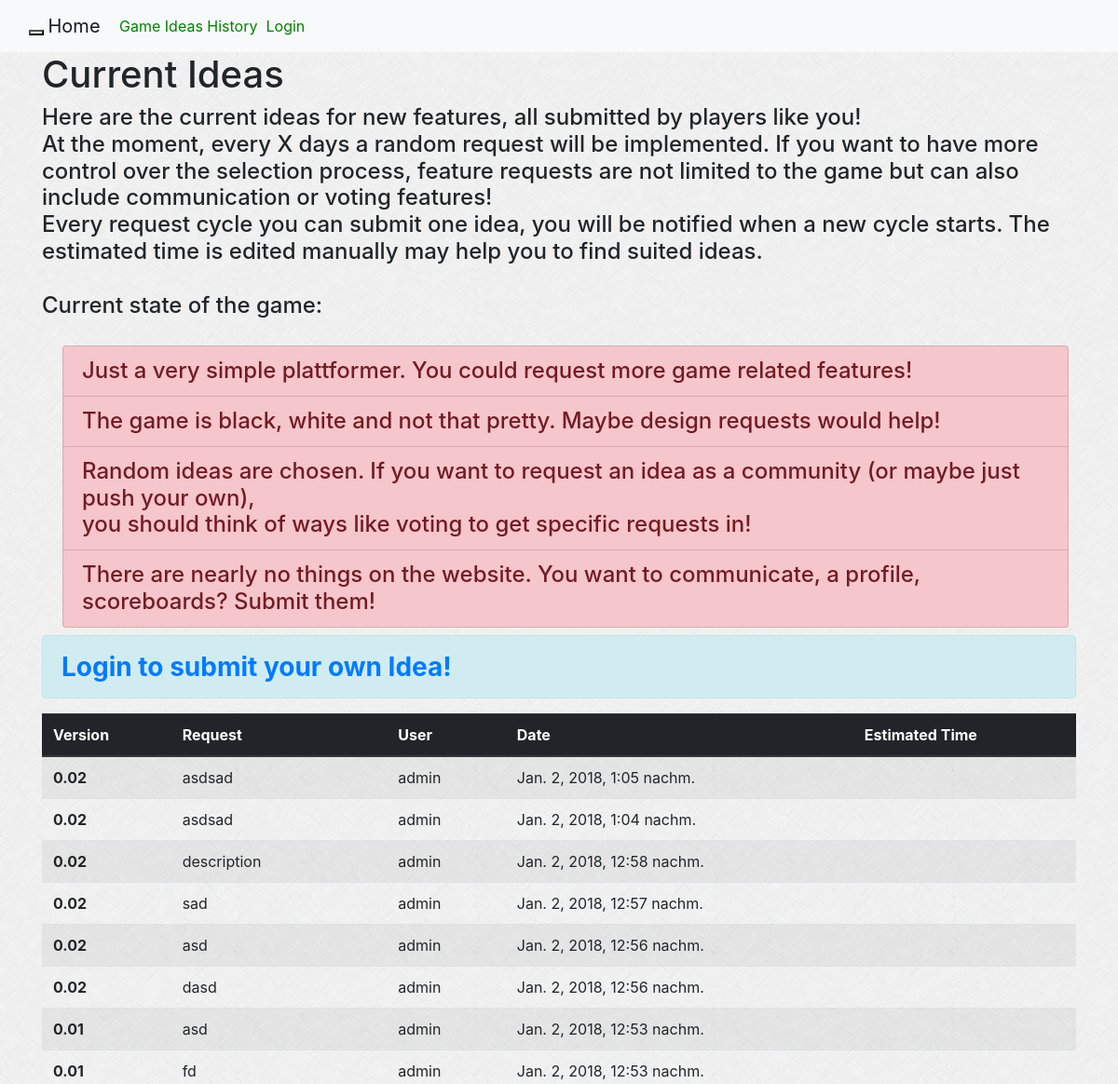
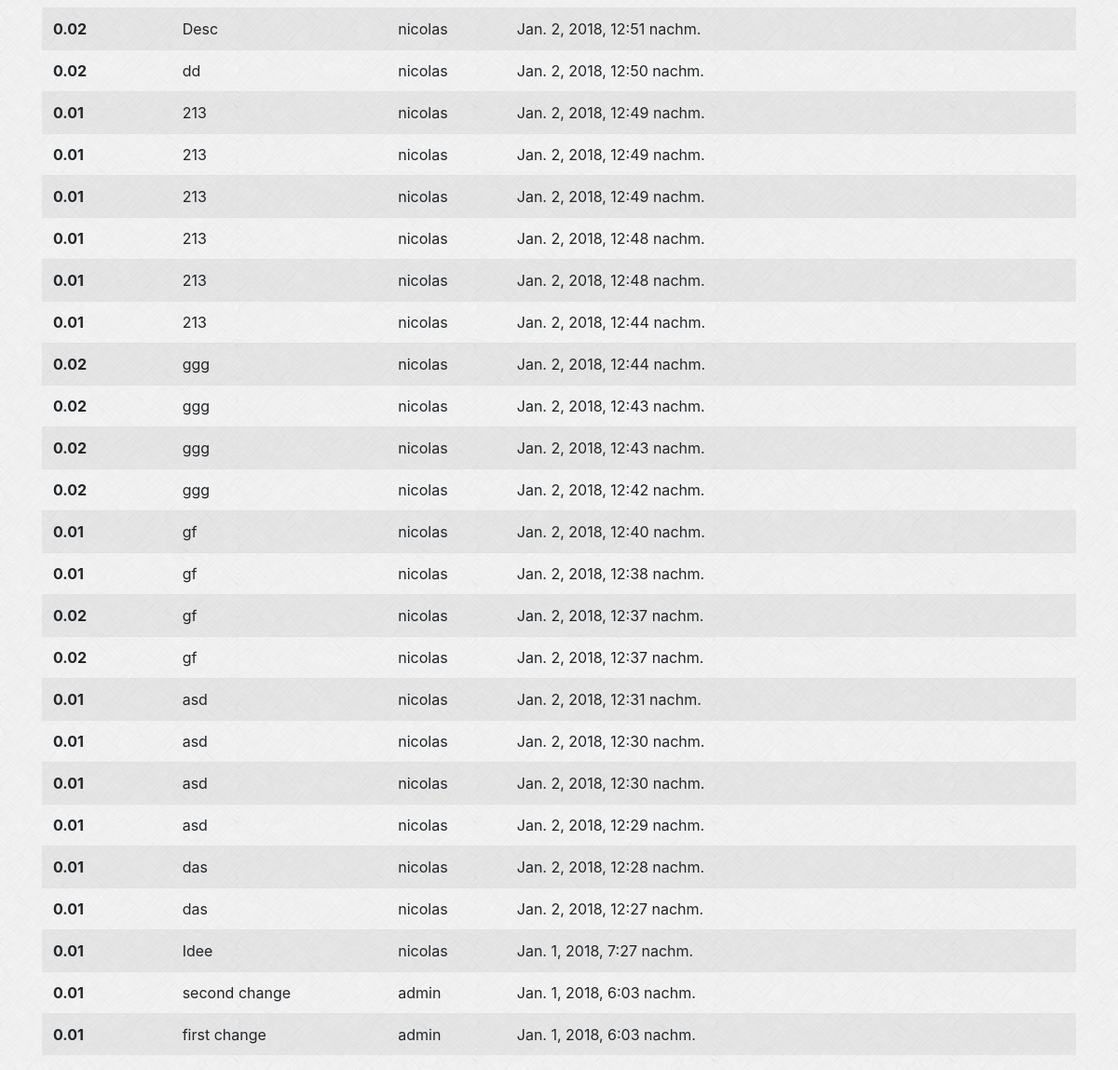
/website/ideas, run on the app's committed database (2 pictures, top to bottom).
### website/models.py (models this page shows, shortened)
class Idea(models.Model):
    user = models.ForeignKey(User, on_delete=models.CASCADE)
    request_text = models.CharField(max_length=40)
    description = models.CharField(max_length=500)
    pub_date = models.DateTimeField('date published', default=datetime.now)
    version = models.ForeignKey(Version, on_delete=models.CASCADE, null=True)
    estimated_time = models.CharField(max_length=50, null=True, default='')

class Version(models.Model):
    label = models.CharField(max_length=20,unique=True)
    change = models.CharField(max_length=200)
    pub_date = models.DateTimeField('date published', default=datetime.now)
    submitter = models.ForeignKey(Player, on_delete=models.CASCADE, null=True)

### website/views.py (the view)
# urls.py: path('ideas', views.IdeasView.as_view(), name='ideas'),
class IdeasView(generic.ListView):
    template_name = 'website/ideas.html'
    model = Idea
    context_object_name = 'idea_list'
    def get_queryset(self):
        return Idea.objects.order_by('-pub_date')

### website/templatetags/base_extras.py (called while the page is built)
@register.simple_tag
def active_page(request, view_name):
    from django.urls import resolve, Resolver404
    path = resolve(request.path_info)
    if not request:
        return ""
    try:
        return "active" if path.url_name == view_name else ""
    except Resolver404:
        return ""

### website/templates/website/ideas.html (shortened to what this page needs)
{% extends "website/../base.html" %}
{% load static %}
{% block body %}
<div class="container" >
    <h1> Current Ideas  </h1>
    <h4>
        Here are the current ideas for new features, all submitted by players like you! <br>
        At the moment, every X days a random request will be implemented. If you want to have more control
        over the selection process, feature requests are not limited to the game but can also include
        communication or voting features! <br>
        Every request cycle you can submit one idea, you will be notified when a new cycle starts.
        The estimated time is edited manually may help you to find suited ideas. <br><br>
        Current state of the game:<br><br>
        <div class="container" style = "margin-left: 7px">
            <ul class="list-group">
                <li class="list-group-item list-group-item-danger">
                    Just a very simple plattformer. You could request more game related features!
                </li>
                <li class="list-group-item list-group-item-danger">
                    The game is black, white and not that pretty. Maybe design requests would help!
                </li>
                <li class="list-group-item list-group-item-danger">
                    Random ideas are chosen. If you want to request an idea as a community (or maybe just push your own), <br>
                     you should think of ways like voting to get specific requests in!
                </li>
                <li class="list-group-item list-group-item-danger">
                    There are nearly no things on the website. You want to communicate, a profile, scoreboards? Submit them! <br>
                </li>
            </ul>
        </div>
    </h4>
    <div class="alert alert-info">
        <strong>
            {% if user.is_authenticated %}
                 <a style="font-size: 28px" style="margin-left: 90px" href="{% url 'website:idea_new'%}"> Submit your own Idea! </a>
            {% else %}
                 <a style="font-size: 28px" style="margin-top: 45px" href="{% url 'login'%}?next={{request.path}}">Login to submit your own Idea!</a>
            {% endif %}
        </strong>
    </div>
</div>
{% if idea_list %}
<div class="container">
  <table class="table table-striped table-hover">
    <thead class= "thead-dark">
      <tr>
        <th scope="col">Version</th>
        <th scope="col">Request</th>
        <th scope="col">User</th>
        <th scope="col">Date</th>
        <th scope="col">Estimated Time</th>
      </tr>
    </thead>
    <tbody>
    {% for idea in idea_list %}
      <tr>
        <th>{{ idea.version.label }}</th>
        <td>{{ idea.description }}</td>
        <td>{{ idea.user.username}}</td>
        <td>{{ idea.pub_date}}</td>
        <td>{{ idea.estimated_time}}</td>
      </tr>
    {% endfor %}
    </tbody>
  </table>
</div>
{% else %}
    <p>No history available.</p>
{% endif %}
{% endblock %}

### website/templates/base.html (shortened to what this page needs)
<head>
    {% load static %}
    {% load base_extras %}
    <link rel="stylesheet" type="text/css" href="{% static 'website/css/style.css' %}" />
    <link rel="stylesheet" href="https://maxcdn.bootstrapcdn.com/bootstrap/4.0.0-beta.2/css/bootstrap.min.css">
</head>
<nav class="navbar navbar-expand-sm bg-light navbar-light">
    <div class="container-fluid">
        <div class="navbar-header">
            <button type="button" class="navbar-toggle" date-toggle="collapse" data-target="#topNavBar">
            </button>
            <a class="navbar-Brand" href="{% url 'website:index'%}">Home</a>
        </div>
        <div class="collapse navbar-collapse" id="topNavBar">
            <ul class ="nav navbar-nav">
                <li class="{% active_page request "phasergame" %}">
                    <a href="{% url "website:phasergame" %}">
                        &nbsp;Game</a>
                </li>
                <li class="{% active_page request "ideas" %}">
                    <a href="{% url "website:ideas" %}">
                        &nbsp;Ideas</a>
                </li>
                <li class="{% active_page request "history" %}">
                    <a href="{% url "website:history" %}">
                        &nbsp;History</a>
                </li>
            </ul>
            <ul class ="nav navbar-nav navbar-right">
                {% if user.is_authenticated %}
                    <li class="">
                        <a style="color: red" href="{% url 'index'%}">
                        <span class="" aria-hidden="true"></span>&nbsp; {{ user.get_username }} </a>
                    </li>
                    <li class="">
                        <a href="{% url 'logout'%}?next={{request.path}}">
                        <span class="glyphicon glyphicon-log-out" aria-hidden="true"></span>&nbsp; Logout </a>
                    </li>
                {% else %}
                    <li class="">
                        <a href="{% url 'login'%}?next={{request.path}}">
                        &nbsp; Login </a>
                    </li>
                {% endif %}
            </ul>
        </div>
    </div>
</nav>
<body>
{% block body %}
{% endblock %}
</body>

### website/static/website/css/style.css (style rules this page uses)
li a { color: green; }
body { background: white url("../images/background.png"); }
.navbar { border-radius: 0; }

### data on the page
Idea: version.label "0.02", description "asdsad", user.username "admin", pub_date "Jan. 2, 2018, 1:05 nachm."
Idea: version.label "0.02", description "asdsad", user.username "admin", pub_date "Jan. 2, 2018, 1:04 nachm."
Idea: version.label "0.02", description "description", user.username "admin", pub_date "Jan. 2, 2018, 12:58 nachm."
Idea: version.label "0.02", description "sad", user.username "admin", pub_date "Jan. 2, 2018, 12:57 nachm."
Idea: version.label "0.02", description "asd", user.username "admin", pub_date "Jan. 2, 2018, 12:56 nachm."
Idea: version.label "0.02", description "dasd", user.username "admin", pub_date "Jan. 2, 2018, 12:56 nachm."
Idea: version.label "0.01", description "asd", user.username "admin", pub_date "Jan. 2, 2018, 12:53 nachm."
Idea: version.label "0.01", description "fd", user.username "admin", pub_date "Jan. 2, 2018, 12:53 nachm."
Idea: version.label "0.02", description "Desc", user.username "nicolas", pub_date "Jan. 2, 2018, 12:51 nachm."
Idea: version.label "0.02", description "dd", user.username "nicolas", pub_date "Jan. 2, 2018, 12:50 nachm."
Idea: version.label "0.01", description "213", user.username "nicolas", pub_date "Jan. 2, 2018, 12:49 nachm."
Idea: version.label "0.01", description "213", user.username "nicolas", pub_date "Jan. 2, 2018, 12:49 nachm."
Idea: version.label "0.01", description "213", user.username "nicolas", pub_date "Jan. 2, 2018, 12:49 nachm."
Idea: version.label "0.01", description "213", user.username "nicolas", pub_date "Jan. 2, 2018, 12:48 nachm."
Idea: version.label "0.01", description "213", user.username "nicolas", pub_date "Jan. 2, 2018, 12:48 nachm."
Idea: version.label "0.01", description "213", user.username "nicolas", pub_date "Jan. 2, 2018, 12:44 nachm."
Idea: version.label "0.02", description "ggg", user.username "nicolas", pub_date "Jan. 2, 2018, 12:44 nachm."
Idea: version.label "0.02", description "ggg", user.username "nicolas", pub_date "Jan. 2, 2018, 12:43 nachm."
Idea: version.label "0.02", description "ggg", user.username "nicolas", pub_date "Jan. 2, 2018, 12:43 nachm."
Idea: version.label "0.02", description "ggg", user.username "nicolas", pub_date "Jan. 2, 2018, 12:42 nachm."
Idea: version.label "0.01", description "gf", user.username "nicolas", pub_date "Jan. 2, 2018, 12:40 nachm."
Idea: version.label "0.01", description "gf", user.username "nicolas", pub_date "Jan. 2, 2018, 12:38 nachm."
Idea: version.label "0.02", description "gf", user.username "nicolas", pub_date "Jan. 2, 2018, 12:37 nachm."
Idea: version.label "0.02", description "gf", user.username "nicolas", pub_date "Jan. 2, 2018, 12:37 nachm."
Idea: version.label "0.01", description "asd", user.username "nicolas", pub_date "Jan. 2, 2018, 12:31 nachm."
Idea: version.label "0.01", description "asd", user.username "nicolas", pub_date "Jan. 2, 2018, 12:30 nachm."
Idea: version.label "0.01", description "asd", user.username "nicolas", pub_date "Jan. 2, 2018, 12:30 nachm."
Idea: version.label "0.01", description "asd", user.username "nicolas", pub_date "Jan. 2, 2018, 12:29 nachm."
Idea: version.label "0.01", description "das", user.username "nicolas", pub_date "Jan. 2, 2018, 12:28 nachm."
Idea: version.label "0.01", description "das", user.username "nicolas", pub_date "Jan. 2, 2018, 12:27 nachm."
Idea: version.label "0.01", description "Idee", user.username "nicolas", pub_date "Jan. 1, 2018, 7:27 nachm."
Idea: version.label "0.01", description "second change", user.username "admin", pub_date "Jan. 1, 2018, 6:03 nachm."
Idea: version.label "0.01", description "first change", user.username "admin", pub_date "Jan. 1, 2018, 6:03 nachm."
